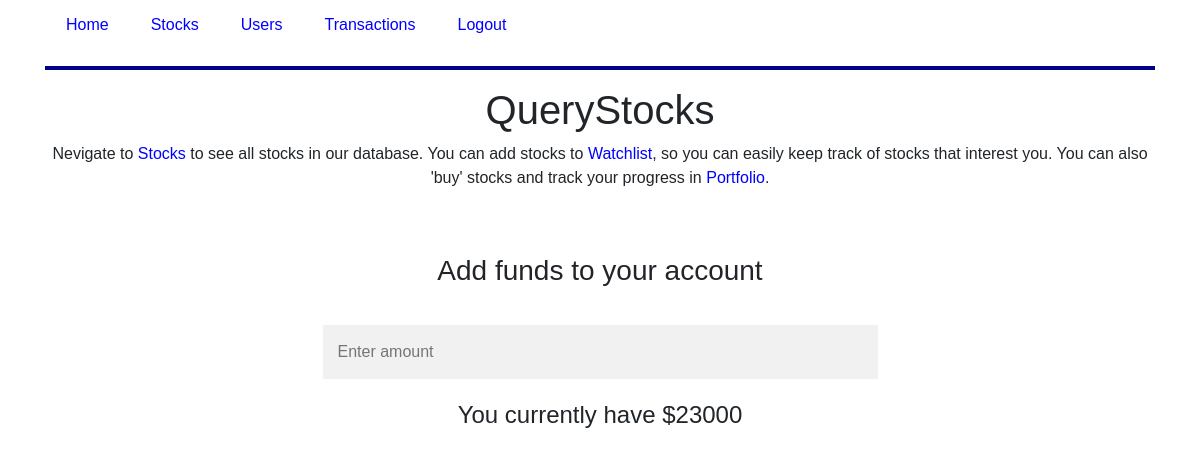
Before: /home (signed in) with the older database file.
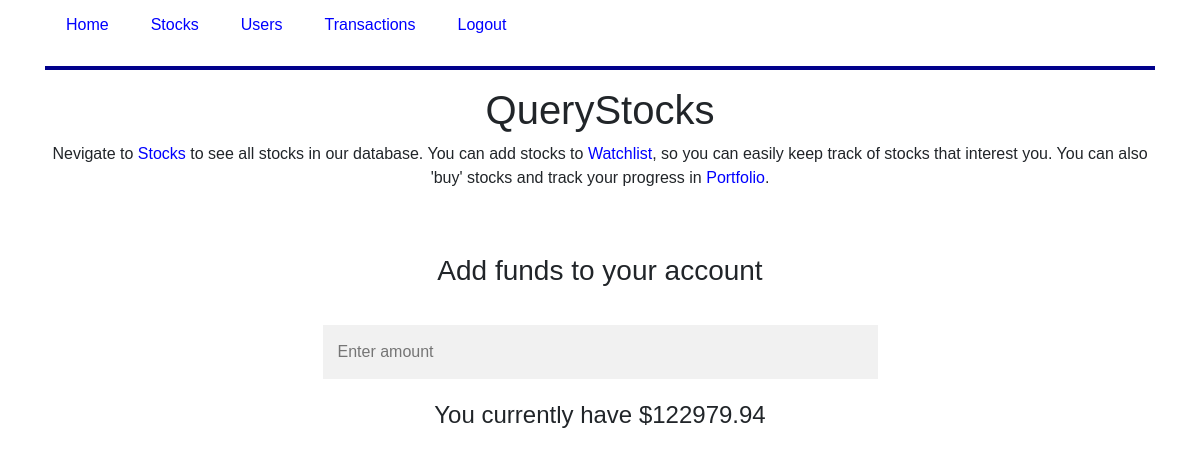
After: the same page with the newer database file.
### tables this page shows
CREATE TABLE users(
    u_userid integer primary key autoincrement,
    u_username text not null,
    u_password text not null,
    u_acctbal decimal(10,2) default 0.00
);

### application/routes.py (the view, shortened to what this page needs)
@app.route("/")
@app.route("/home", methods=['POST', 'GET'])
def home():
    funds=0
    if session.get('user_id'):
        funds = executeQuery("SELECT u_acctbal FROM users WHERE u_userid = ?", [session['user_id']])[0][0]
    return render_template("home.html", funds=funds, home=True)

### application/routes.py (called while the page is built)
def executeQuery(query, params):
	conn = db
	cursor = conn.cursor()
	results = cursor.execute(query, params).fetchall()
	conn.commit()
	return results

@app.teardown_appcontext
def close_connection(exception):
    db = getattr(g, '_database', None)
    if db is not None:
        db.close()

### application/templates/home.html
{% extends "layout.html" %}
{% block content %}
    <div class="row">
        <div class="col-md-12 text-center">
            <h1>QueryStocks</h1>
            {% if session['username'] %}
            <p>Nevigate to <a href="{{ url_for('stocks') }}">Stocks</a> to see all stocks in our database. You can add stocks to
            <a href="{{ url_for('watchlist') }}">Watchlist</a>, so you can easily keep track of stocks that interest you.
            You can also 'buy' stocks and track your progress in <a href="{{ url_for('portfolio') }}">Portfolio</a>.</p>
            <br>
            <br>
            <h3>Add funds to your account</h3>
            <form action="" method="post">
                <br>
                <input type="text" name="addCustom" placeholder="Enter amount">
            </form>
            <h4> You currently have ${{ funds }}</h4>
            {% else %}
            <p>Already registered? <a href="{{ url_for('login') }}">Login</a></p>
            {% endif %}
        </div>
    </div>
{% endblock %}

Changed rows visible on the page:
changed users: u_acctbal "23000" → "122979.94"
